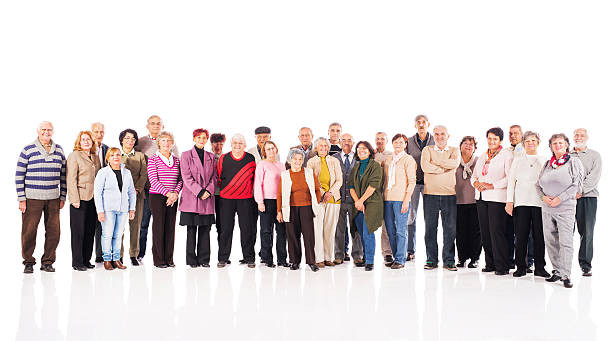
#> input picture bt1-image.jpg, 612 x 341 px
$ python bt1-human-detec.py
#> lines starting #> are read from the running program, lines starting #| are printed output that depends on the picture; after the words box and inside, x2 and y2 are one past the last pixel; in counts of white or black regions, pixels touching at a corner belong together
# -*- coding: utf-8 -*-
"""
Created on Sun Jun 23 10:55:11 2024


"""
import cv2
import numpy as np

def is_inside(o,i):
    ox, oy, ow, oh = o
    ix, iy, iw, ih = i
    return ox > ix and oy > iy and ox + ow < ix + iw and oy + oh < iy + ih

def draw_person(image, person):
    x, y, w, h = person
    cv2.rectangle(image, (x,y), (x+w, y+h), (0,255,255),2)


img = cv2.imread("./bt1-image.jpg")
#> img is the input picture: shape (341, 612, 3); mean B, G, R 205.4, 205.3, 213.8

# Define HOG and determine detecting method (we're using default)
hog = cv2.HOGDescriptor()
hog.setSVMDetector(cv2.HOGDescriptor_getDefaultPeopleDetector())

# Detect mullti scale
found, w = hog.detectMultiScale(img)
#> found = [[129, 157, 66, 132], [258, 118, 89, 177], [340, 162, 65, 130], [534, 171, 69, 137], [70, 118, 89, 179], [0, 105, 94, 187], [458, 107, 99, 199]]; w = [0.466, 3.02, 0.313, 0.844, 2.24, 1.09, 1.53]

found_filtered = []

# If detect people, append it to founded array
for ri, r in enumerate(found):
    for qi, q in enumerate(found):
        if ri != qi and is_inside(r,q):
            break
        else:
            found_filtered.append(r)
#> this loop made 7 passes
#> after the loop, found_filtered = 49 items, first 6: [129, 157, 66, 132], [129, 157, 66, 132], [129, 157, 66, 132], [129, 157, 66, 132], [129, 157, 66, 132], [129, 157, 66, 132]

# Draw rectangles around the person
for person in found_filtered:
    draw_person(img, person)
#> this loop made 49 passes
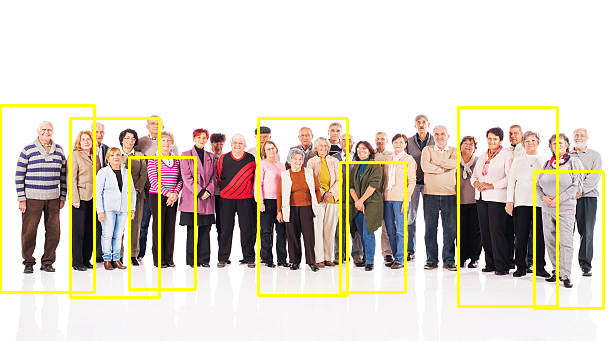
#> img: shape (341, 612, 3); 4.77% of pixels changed, all inside (x1, y1, x2, y2) = (0, 104, 605, 310)


cv2.imshow("Detected people", img)
cv2.waitKey(0)
cv2.destroyAllWindows()
